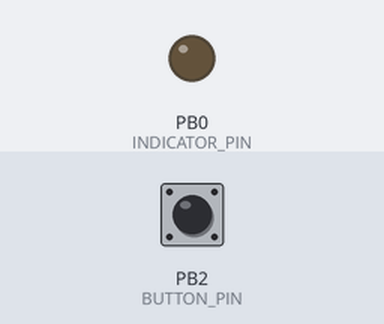
A program run on a simulated ATtiny85, built with avr-gcc and run on an emulated ATtiny85. On the bench: output pins drawn as LEDs (lit = HIGH). The inputs (shaded band) are chosen by the test bench; at power-on: PB2 (BUTTON_PIN) HIGH. Sleep ends after the set time or at an interrupt; EEPROM starts erased.

Above: at 1.7 s.
1.8 s: PB2 (BUTTON_PIN) pulled LOW for 3.2 s
At 6.3 s:
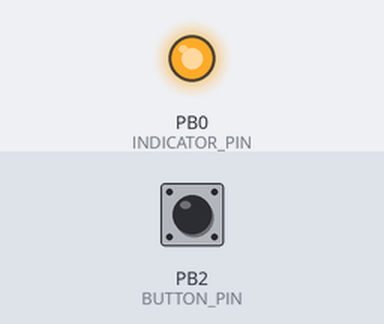
Timing chart, 0 to 11.6 s (numbered marks = the images above; inputs shaded):
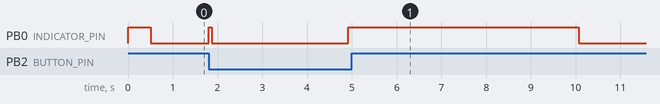

The program:

main.cpp
```cpp
#include <Arduino.h>
#include <IRremote.h>
#include <memory.hpp>
#include <button.hpp>
#include <sleep.hpp>

const uint8_t SENDER_ID = 0;
const uint8_t RECEIVER_ID = 0;

const uint8_t INDICATOR_PIN = 0;

uint8_t current_message;

// ir sending is bound to pin 1
// https://github.com/z3t0/Arduino-IRremote#hardware-specifications
IRsend irsend;

uint32_t constructPacket();
void checkAndHandleMessageChange();

void setup() {
    setupButton();
    setupMemory();

    pinMode(INDICATOR_PIN, OUTPUT);
    current_message = readMessage();

    digitalWrite(INDICATOR_PIN, HIGH);
    delay(500);
    digitalWrite(INDICATOR_PIN, LOW);
}

void loop() {
    sleep();

    digitalWrite(INDICATOR_PIN, HIGH);
    irsend.sendRC6(constructPacket(), 32);
    digitalWrite(INDICATOR_PIN, LOW);

    checkAndHandleMessageChange();
}

uint32_t constructPacket() {
    uint32_t packet = 0;

    packet |= uint32_t(0b01010101)  << 24;
    packet |= uint32_t(RECEIVER_ID) << 16;
    packet |= uint32_t(SENDER_ID)   <<  8;
    packet |= uint32_t(current_message);

    return packet;
}

void checkAndHandleMessageChange() {
    if (wasButtonPressedFor(3000)) {

        uint16_t press_count = 0;

        digitalWrite(INDICATOR_PIN, HIGH);
        waitForButtonUnpress();

        // while there are still message options and the button was pressed within 5 seconds
        for (; press_count < 256 && !wasButtonUnpressedFor(5000); press_count++) {
            digitalWrite(INDICATOR_PIN, LOW);
            delay(100);
            digitalWrite(INDICATOR_PIN, HIGH);
            waitForButtonUnpress();
        }

        // if someone selected new message
        if (press_count != 0) {
            current_message = press_count - 1;
            saveMessage(current_message);
        }
    }
    digitalWrite(INDICATOR_PIN, LOW);
    waitForButtonUnpress();
}
```

button.hpp
```cpp
#include <Arduino.h>

const uint8_t BUTTON_PIN = 2;
const bool BUTTON_PRESSED = LOW;


void setupButton();
bool wasButtonPressedFor(uint16_t millis);
bool wasButtonUnpressedFor(uint16_t millis);
void waitForButtonUnpress();
```

memory.hpp
```cpp
#include <avr/eeprom.h>

void setupMemory();
uint8_t readMessage();
void saveMessage(uint8_t message);
```

sleep.hpp
```cpp
#pragma once
#include <Arduino.h>

const uint8_t INTERRUPT_PIN = INT0; // physical pin 2

void sleep();
```

button.cpp
```cpp
#include <button.hpp>

void setupButton() {
    pinMode(BUTTON_PIN, BUTTON_PRESSED == HIGH ? INPUT : INPUT_PULLUP);
}

bool wasButtonPressedFor(uint16_t millis) {
    uint16_t time_step = 50;

    for (uint16_t passed = 0; passed <= millis; passed += time_step) {
        if (digitalRead(BUTTON_PIN) == HIGH) { // button was unpressed
            return false;
        }
        delay(time_step);
    }

    return true;
}

bool wasButtonUnpressedFor(uint16_t millis) {
    uint16_t time_step = 50;

    for (uint16_t passed = 0; passed <= millis; passed += time_step) {
        if (digitalRead(BUTTON_PIN) == LOW) { // button was pressed
            return false;
        }
        delay(time_step);
    }

    return true;
}

void waitForButtonUnpress() {
    while (digitalRead(BUTTON_PIN) == LOW) { // button is pressed
        delay(50);
    }
}
```

memory.cpp
```cpp
#include <memory.hpp>

void setupMemory() {
  bool initialized = eeprom_read_byte((uint8_t*) 0) == 0;

  if (!initialized) {
    eeprom_write_byte((uint8_t*) 0, 0);
    eeprom_write_byte((uint8_t*) 1, 0);
  }
}

uint8_t readMessage() {
  return eeprom_read_byte((uint8_t*) 1);
}

void saveMessage(uint8_t message) {
  eeprom_write_byte((uint8_t*) 1, message);
}
```

sleep.cpp
```cpp
#include <sleep.hpp>

#include <avr/interrupt.h>
#include <avr/sleep.h>
#include <avr/io.h>

void sleep() {
  // enable external interrupt
  GIMSK &= 0b10011111;
  GIMSK |= 0b01000000;

  // sleep
  sei();
  set_sleep_mode(SLEEP_MODE_PWR_DOWN);
  sleep_enable();
  sleep_mode();
}

ISR(INT0_vect) {
  // disable external interrupt
  GIMSK &= 0b10011111;
  GIMSK |= 0b00000000;

  // disable sleep
  sleep_disable();
}
```

Measured:
- after the input at 1.8 s, PB0 (INDICATOR_PIN): LOW → HIGH at once, → LOW 0.07 s later, → HIGH 3.1 s later, → LOW 5.2 s later
